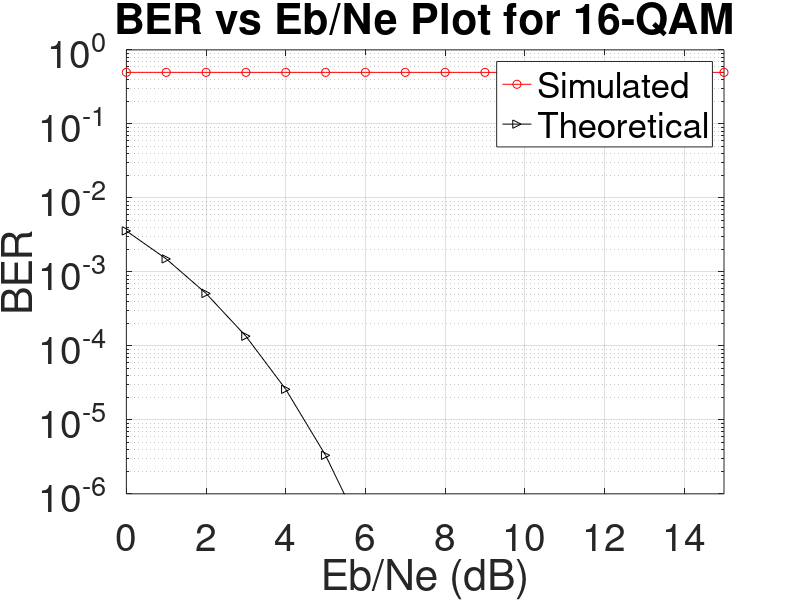

Write the MATLAB code that produced this figure.
pkg load communications

N = 3000; % Number of bits to be transmitted using 16-QAM
X = randi([0, 1], 1, N); % Random input bits generation
M = 16; % Number of Symbols in 16-QAM

% Symbol Generation
yy = [];
for i = 1:4:length(X)
    real_part = 2 * X(i + 3) + X(i + 2);
    imag_part = 2 * X(i + 1) + X(i);
    y = -3 + (2 * real_part) + (1j * (-3 + 2 * imag_part));
    % Transmitted Symbols
    yy = [yy y];
endfor

% Detection based on euclidean distance
ber_simulated = [];
ber_theoretical = [];
ref_symbols = qammod(0:M-1, M); % Correct usage of qammod
for EbN0db = 0:15
    EbN0 = 10^(EbN0db/10);
    n = (1/sqrt(2)) * (randn(1, length(yy)) + 1j * randn(1, length(yy)));
    sigma = sqrt(1/((log2(M)) * EbN0)); % Symbol energy is normalized to Unity
    r = yy + sigma * n;

    % Calculation of Euclidean Distances of received symbols from reference symbols
    min_dist_index = [];
    for i = 1:length(r)
        Dist = [];
        for k = 1:length(ref_symbols)
            dist = abs(r(i) - ref_symbols(k));
            Dist = [Dist dist];
        endfor
        [~, idx] = min(Dist); % Find the index of the minimum distance
        min_dist_index = [min_dist_index idx];
    endfor

    % Estimation of Bits
    x_estimated = [];
    for i = 1:length(min_dist_index)
        bin_rep = dec2bin(min_dist_index(i) - 1, log2(M));
        for j = 1:length(bin_rep)
            x_estimated = [x_estimated str2num(bin_rep(j))];
        endfor
    endfor

    % BER Computation
    ber_simulated = [ber_simulated sum(X ~= x_estimated) / N];
    ber_theoretical = [ber_theoretical (1/log2(M)) * erfc(sqrt(3 * EbN0))];
endfor

% BER Plotting
EbN0db = 0:15;
semilogy(EbN0db, ber_simulated, 'ro-', EbN0db, ber_theoretical, 'k>-');
title('BER vs Eb/Ne Plot for 16-QAM');
xlabel('Eb/Ne (dB)');
ylabel('BER');
grid on;
legend('Simulated', 'Theoretical');
axis([0 15 10^-6 10^0]);

% Adjust font size for title, xlabel, and ylabel
titleFontSize = 28;
labelFontSize = 28;

% Set font size for title
titleHandle = get(gca, 'Title');
set(titleHandle, 'FontSize', titleFontSize);

% Set font size for x-label
xlabelHandle = get(gca, 'XLabel');
set(xlabelHandle, 'FontSize', labelFontSize);

% Set font size for y-label
ylabelHandle = get(gca, 'YLabel');
set(ylabelHandle, 'FontSize', labelFontSize);

% Increase font size of x and y labels
set(gca, 'FontSize', labelFontSize);
